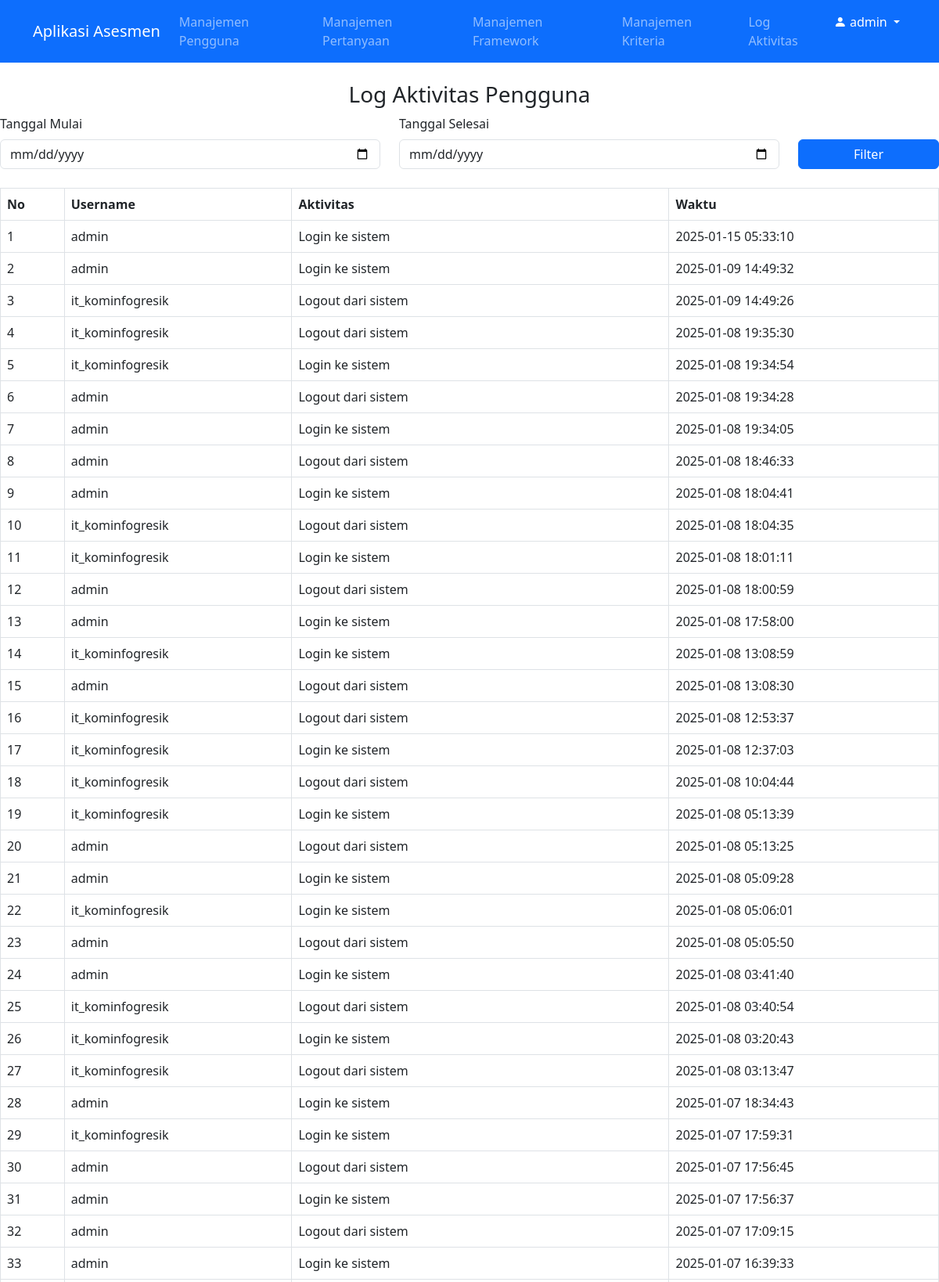
Page /views/admin/log_aktivitas.php (signed in, upper part) on the committed database.
### tables this page shows
CREATE TABLE `log_aktivitas` (
  `id` int(11) NOT NULL,
  `user_id` int(11) NOT NULL,
  `aktivitas` varchar(255) DEFAULT NULL,
  `timestamp` timestamp NOT NULL DEFAULT CURRENT_TIMESTAMP
);

CREATE TABLE `users` (
  `id` int(11) NOT NULL,
  `username` varchar(50) NOT NULL,
  `password` varchar(255) NOT NULL,
  `role` enum('Admin','Asesi','Asesor') NOT NULL,
  `institusi` varchar(255) DEFAULT NULL,
  `created_at` timestamp NOT NULL DEFAULT CURRENT_TIMESTAMP
);

### views/admin/log_aktivitas.php (the view, shortened to what this page needs)
<?php
include '../../includes/db.php';
include '../../includes/header.php';
$start_date = isset($_GET['start_date']) ? $_GET['start_date'] : '';
$end_date = isset($_GET['end_date']) ? $_GET['end_date'] : '';
$query = "SELECT a.id, u.username, a.aktivitas, a.timestamp
          FROM log_aktivitas a
          JOIN users u ON a.user_id = u.id";
$query .= " ORDER BY a.timestamp DESC";
$result = $conn->query($query);
?>
<h3 class="text-center">Log Aktivitas Pengguna</h3>
<form method="GET" action="" class="mb-4">
    <div class="row">
        <div class="col-md-5">
            <label for="start_date" class="form-label">Tanggal Mulai</label>
            <input type="date" id="start_date" name="start_date" class="form-control" value="<?php echo htmlspecialchars($start_date); ?>">
        </div>
        <div class="col-md-5">
            <label for="end_date" class="form-label">Tanggal Selesai</label>
            <input type="date" id="end_date" name="end_date" class="form-control" value="<?php echo htmlspecialchars($end_date); ?>">
        </div>
        <div class="col-md-2 d-flex align-items-end">
            <button type="submit" class="btn btn-primary w-100">Filter</button>
        </div>
    </div>
</form>
<table class="table table-bordered">
    <thead>
        <tr>
            <th>No</th>
            <th>Username</th>
            <th>Aktivitas</th>
            <th>Waktu</th>
        </tr>
    </thead>
    <tbody>
        <?php if ($result && $result->num_rows > 0):
            $no = 1;
            while ($row = $result->fetch_assoc()): ?>
            <tr>
                <td><?php echo $no++; ?></td>
                <td><?php echo htmlspecialchars($row['username']); ?></td>
                <td><?php echo htmlspecialchars($row['aktivitas']); ?></td>
                <td><?php echo htmlspecialchars($row['timestamp']); ?></td>
            </tr>
        <?php endwhile; else: ?>
            <tr>
                <td colspan="4" class="text-center">Belum ada log aktivitas.</td>
            </tr>
        <?php endif; ?>
    </tbody>
</table>
<?php include '../../includes/footer.php'; ?>

### rows in the picture
log_aktivitas: user.username "admin", aktivitas "Login ke sistem", timestamp "2025-01-15 05:33:10"
log_aktivitas: user.username "admin", aktivitas "Login ke sistem", timestamp "2025-01-09 14:49:32"
log_aktivitas: user.username "it_kominfogresik", aktivitas "Logout dari sistem", timestamp "2025-01-09 14:49:26"
log_aktivitas: user.username "it_kominfogresik", aktivitas "Logout dari sistem", timestamp "2025-01-08 19:35:30"
log_aktivitas: user.username "it_kominfogresik", aktivitas "Login ke sistem", timestamp "2025-01-08 19:34:54"
log_aktivitas: user.username "admin", aktivitas "Logout dari sistem", timestamp "2025-01-08 19:34:28"
log_aktivitas: user.username "admin", aktivitas "Login ke sistem", timestamp "2025-01-08 19:34:05"
log_aktivitas: user.username "admin", aktivitas "Logout dari sistem", timestamp "2025-01-08 18:46:33"
log_aktivitas: user.username "admin", aktivitas "Login ke sistem", timestamp "2025-01-08 18:04:41"
log_aktivitas: user.username "it_kominfogresik", aktivitas "Logout dari sistem", timestamp "2025-01-08 18:04:35"
log_aktivitas: user.username "it_kominfogresik", aktivitas "Login ke sistem", timestamp "2025-01-08 18:01:11"
log_aktivitas: user.username "admin", aktivitas "Logout dari sistem", timestamp "2025-01-08 18:00:59"
log_aktivitas: user.username "admin", aktivitas "Login ke sistem", timestamp "2025-01-08 17:58:00"
log_aktivitas: user.username "it_kominfogresik", aktivitas "Login ke sistem", timestamp "2025-01-08 13:08:59"
log_aktivitas: user.username "admin", aktivitas "Logout dari sistem", timestamp "2025-01-08 13:08:30"
log_aktivitas: user.username "it_kominfogresik", aktivitas "Logout dari sistem", timestamp "2025-01-08 12:53:37"
log_aktivitas: user.username "it_kominfogresik", aktivitas "Login ke sistem", timestamp "2025-01-08 12:37:03"
log_aktivitas: user.username "it_kominfogresik", aktivitas "Logout dari sistem", timestamp "2025-01-08 10:04:44"
log_aktivitas: user.username "it_kominfogresik", aktivitas "Login ke sistem", timestamp "2025-01-08 05:13:39"
log_aktivitas: user.username "admin", aktivitas "Logout dari sistem", timestamp "2025-01-08 05:13:25"
log_aktivitas: user.username "admin", aktivitas "Login ke sistem", timestamp "2025-01-08 05:09:28"
log_aktivitas: user.username "it_kominfogresik", aktivitas "Login ke sistem", timestamp "2025-01-08 05:06:01"
log_aktivitas: user.username "admin", aktivitas "Logout dari sistem", timestamp "2025-01-08 05:05:50"
log_aktivitas: user.username "admin", aktivitas "Login ke sistem", timestamp "2025-01-08 03:41:40"
log_aktivitas: user.username "it_kominfogresik", aktivitas "Logout dari sistem", timestamp "2025-01-08 03:40:54"
log_aktivitas: user.username "it_kominfogresik", aktivitas "Login ke sistem", timestamp "2025-01-08 03:20:43"
log_aktivitas: user.username "it_kominfogresik", aktivitas "Logout dari sistem", timestamp "2025-01-08 03:13:47"
log_aktivitas: user.username "admin", aktivitas "Login ke sistem", timestamp "2025-01-07 18:34:43"
log_aktivitas: user.username "it_kominfogresik", aktivitas "Login ke sistem", timestamp "2025-01-07 17:59:31"
log_aktivitas: user.username "admin", aktivitas "Logout dari sistem", timestamp "2025-01-07 17:56:45"
log_aktivitas: user.username "admin", aktivitas "Login ke sistem", timestamp "2025-01-07 17:56:37"
log_aktivitas: user.username "admin", aktivitas "Logout dari sistem", timestamp "2025-01-07 17:09:15"
log_aktivitas: user.username "admin", aktivitas "Login ke sistem", timestamp "2025-01-07 16:39:33"

### other values in the picture
$_SESSION['user'] "admin"
